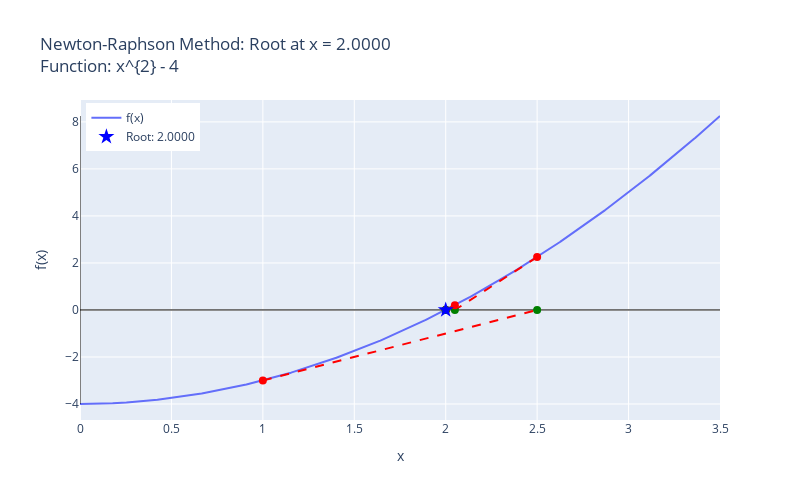

Here is the notebook cell this chart was saved with:
### Code cell
x= sp.symbols('x')
runNRM((x**2 - 4), 1, 2, tol=1e-6, max_iter=100)

### Figure 1 — Plotly figure (JSON) as saved in the notebook; plotly's stock layout.template omitted (floating-point values rounded to 4 significant figures; data arrays with more than 128 entries replaced by an {"elided": "..."} marker saying what was removed)
{"data": [{"mode": "lines", "name": "f(x)", "type": "scatter", "x": {"elided": "4000 float values"}, "y": {"elided": "4000 float values"}}, {"line": {"color": "black", "width": 1}, "mode": "lines", "showlegend": false, "type": "scatter", "x": [0, 3.5], "y": [0, 0]}, {"line": {"color": "black", "width": 1}, "mode": "lines", "showlegend": false, "type": "scatter", "x": [0, 0], "y": [-4, 8.25]}, {"line": {"color": "red", "dash": "dash"}, "mode": "lines", "showlegend": false, "type": "scatter", "x": [1, 2.5], "y": [-3, 0]}, {"marker": {"color": "red", "size": 8}, "mode": "markers", "showlegend": false, "type": "scatter", "x": [1], "y": [-3]}, {"marker": {"color": "green", "size": 8}, "mode": "markers", "showlegend": false, "type": "scatter", "x": [2.5], "y": [0]}, {"line": {"color": "red", "dash": "dash"}, "mode": "lines", "showlegend": false, "type": "scatter", "x": [2.5, 2.05], "y": [2.25, 0]}, {"marker": {"color": "red", "size": 8}, "mode": "markers", "showlegend": false, "type": "scatter", "x": [2.5], "y": [2.25]}, {"marker": {"color": "green", "size": 8}, "mode": "markers", "showlegend": false, "type": "scatter", "x": [2.05], "y": [0]}, {"line": {"color": "red", "dash": "dash"}, "mode": "lines", "showlegend": false, "type": "scatter", "x": [2.05, 2.001], "y": [0.2025, 0]}, {"marker": {"color": "red", "size": 8}, "mode": "markers", "showlegend": false, "type": "scatter", "x": [2.05], "y": [0.2025]}, {"marker": {"color": "green", "size": 8}, "mode": "markers", "showlegend": false, "type": "scatter", "x": [2.001], "y": [0]}, {"line": {"color": "red", "dash": "dash"}, "mode": "lines", "showlegend": false, "type": "scatter", "x": [2.001, 2.0], "y": [0.002439, 0]}, {"marker": {"color": "red", "size": 8}, "mode": "markers", "showlegend": false, "type": "scatter", "x": [2.001], "y": [0.002439]}, {"marker": {"color": "green", "size": 8}, "mode": "markers", "showlegend": false, "type": "scatter", "x": [2.0], "y": [0]}, {"line": {"color": "red", "dash": "dash"}, "mode": "lines", "showlegend": false, "type": "scatter", "x": [2.0, 2.0], "y": [3.717e-07, 0]}, {"marker": {"color": "red", "size": 8}, "mode": "markers", "showlegend": false, "type": "scatter", "x": [2.0], "y": [3.717e-07]}, {"marker": {"color": "green", "size": 8}, "mode": "markers", "showlegend": false, "type": "scatter", "x": [2.0], "y": [0]}, {"marker": {"color": "blue", "size": 12, "symbol": "star"}, "mode": "markers", "name": "Root: 2.0000", "type": "scatter", "x": [2.0], "y": [8.882e-15]}], "layout": {"height": 500, "legend": {"x": 0.01, "xanchor": "left", "y": 0.99, "yanchor": "top"}, "title": {"text": "Newton-Raphson Method: Root at x = 2.0000<br>Function: x^{2} - 4"}, "width": 800, "xaxis": {"title": {"text": "x"}}, "yaxis": {"title": {"text": "f(x)"}}}}
